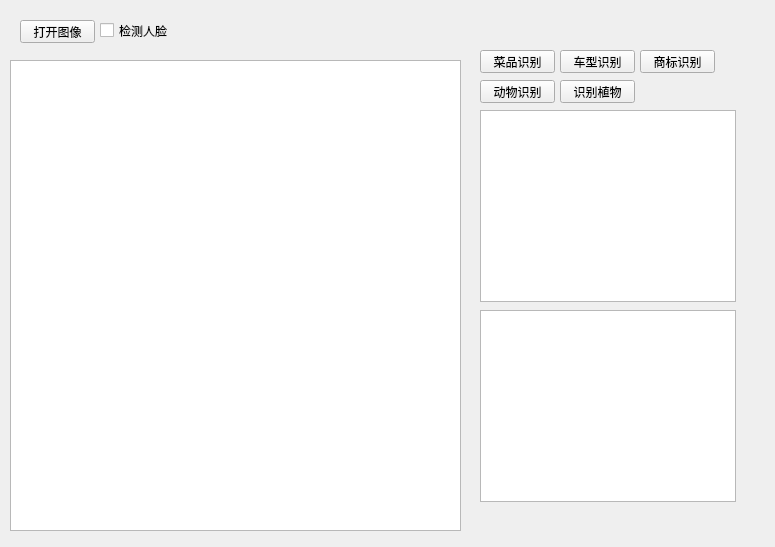
<?xml version="1.0" encoding="UTF-8"?>
<ui version="4.0">
 <class>Form</class>
 <widget class="QWidget" name="Form">
  <property name="geometry">
   <rect>
    <x>0</x>
    <y>0</y>
    <width>775</width>
    <height>547</height>
   </rect>
  </property>
  <property name="windowTitle">
   <string>图像识别示例程序</string>
  </property>
  <widget class="QPushButton" name="pushButton">
   <property name="geometry">
    <rect>
     <x>20</x>
     <y>20</y>
     <width>75</width>
     <height>23</height>
    </rect>
   </property>
   <property name="text">
    <string>打开图像</string>
   </property>
  </widget>
  <widget class="QCheckBox" name="checkBox">
   <property name="geometry">
    <rect>
     <x>100</x>
     <y>20</y>
     <width>71</width>
     <height>21</height>
    </rect>
   </property>
   <property name="text">
    <string>检测人脸</string>
   </property>
  </widget>
  <widget class="QGraphicsView" name="graphicsView">
   <property name="geometry">
    <rect>
     <x>10</x>
     <y>60</y>
     <width>451</width>
     <height>471</height>
    </rect>
   </property>
  </widget>
  <widget class="QPushButton" name="pushButton_2">
   <property name="geometry">
    <rect>
     <x>480</x>
     <y>50</y>
     <width>75</width>
     <height>23</height>
    </rect>
   </property>
   <property name="text">
    <string>菜品识别</string>
   </property>
  </widget>
  <widget class="QPushButton" name="pushButton_3">
   <property name="geometry">
    <rect>
     <x>560</x>
     <y>50</y>
     <width>75</width>
     <height>23</height>
    </rect>
   </property>
   <property name="text">
    <string>车型识别</string>
   </property>
  </widget>
  <widget class="QPushButton" name="pushButton_4">
   <property name="geometry">
    <rect>
     <x>640</x>
     <y>50</y>
     <width>75</width>
     <height>23</height>
    </rect>
   </property>
   <property name="text">
    <string>商标识别</string>
   </property>
  </widget>
  <widget class="QPushButton" name="pushButton_5">
   <property name="geometry">
    <rect>
     <x>480</x>
     <y>80</y>
     <width>75</width>
     <height>23</height>
    </rect>
   </property>
   <property name="text">
    <string>动物识别</string>
   </property>
  </widget>
  <widget class="QPushButton" name="pushButton_6">
   <property name="geometry">
    <rect>
     <x>560</x>
     <y>80</y>
     <width>75</width>
     <height>23</height>
    </rect>
   </property>
   <property name="text">
    <string>识别植物</string>
   </property>
  </widget>
  <widget class="QTextBrowser" name="textBrowser">
   <property name="geometry">
    <rect>
     <x>480</x>
     <y>110</y>
     <width>256</width>
     <height>192</height>
    </rect>
   </property>
  </widget>
  <widget class="QTextBrowser" name="textBrowser_2">
   <property name="geometry">
    <rect>
     <x>480</x>
     <y>310</y>
     <width>256</width>
     <height>192</height>
    </rect>
   </property>
  </widget>
 </widget>
 <resources/>
 <connections>
  <connection>
   <sender>pushButton</sender>
   <signal>clicked()</signal>
   <receiver>Form</receiver>
   <slot>open_file()</slot>
   <hints>
    <hint type="sourcelabel">
     <x>37</x>
     <y>32</y>
    </hint>
    <hint type="destinationlabel">
     <x>205</x>
     <y>12</y>
    </hint>
   </hints>
  </connection>
  <connection>
   <sender>pushButton_2</sender>
   <signal>clicked()</signal>
   <receiver>Form</receiver>
   <slot>rec_cai()</slot>
   <hints>
    <hint type="sourcelabel">
     <x>522</x>
     <y>64</y>
    </hint>
    <hint type="destinationlabel">
     <x>398</x>
     <y>20</y>
    </hint>
   </hints>
  </connection>
  <connection>
   <sender>pushButton_3</sender>
   <signal>clicked()</signal>
   <receiver>Form</receiver>
   <slot>car_rec()</slot>
   <hints>
    <hint type="sourcelabel">
     <x>595</x>
     <y>60</y>
    </hint>
    <hint type="destinationlabel">
     <x>567</x>
     <y>19</y>
    </hint>
   </hints>
  </connection>
  <connection>
   <sender>pushButton_4</sender>
   <signal>clicked()</signal>
   <receiver>Form</receiver>
   <slot>logo()</slot>
   <hints>
    <hint type="sourcelabel">
     <x>663</x>
     <y>63</y>
    </hint>
    <hint type="destinationlabel">
     <x>642</x>
     <y>11</y>
    </hint>
   </hints>
  </connection>
  <connection>
   <sender>pushButton_5</sender>
   <signal>clicked()</signal>
   <receiver>Form</receiver>
   <slot>animal_rec()</slot>
   <hints>
    <hint type="sourcelabel">
     <x>491</x>
     <y>89</y>
    </hint>
    <hint type="destinationlabel">
     <x>470</x>
     <y>103</y>
    </hint>
   </hints>
  </connection>
  <connection>
   <sender>pushButton_6</sender>
   <signal>clicked()</signal>
   <receiver>Form</receiver>
   <slot>zhiwu()</slot>
   <hints>
    <hint type="sourcelabel">
     <x>631</x>
     <y>92</y>
    </hint>
    <hint type="destinationlabel">
     <x>701</x>
     <y>84</y>
    </hint>
   </hints>
  </connection>
 </connections>
 <slots>
  <slot>open_file()</slot>
  <slot>rec_cai()</slot>
  <slot>car_rec()</slot>
  <slot>logo()</slot>
  <slot>animal_rec()</slot>
  <slot>zhiwu()</slot>
 </slots>
</ui>
